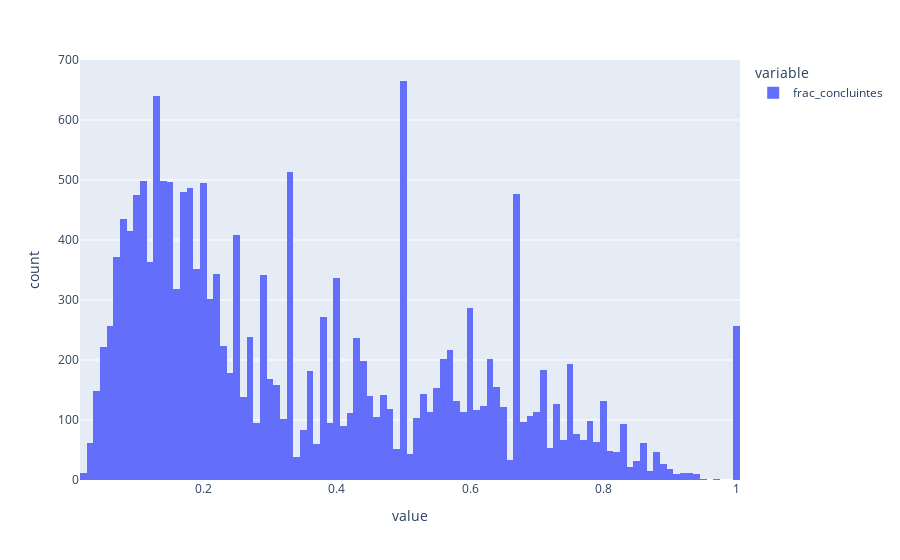

This figure's notebook cell:
### Code cell
df['frac_concluintes'].hist()

### Figure 1 — Plotly figure (JSON) as saved in the notebook; plotly's stock layout.template omitted (floating-point values rounded to 4 significant figures; data arrays with more than 128 entries replaced by an {"elided": "..."} marker saying what was removed)
{"data": [{"alignmentgroup": "True", "bingroup": "x", "hovertemplate": "variable=frac_concluintes<br>value=%{x}<br>count=%{y}<extra></extra>", "legendgroup": "frac_concluintes", "marker": {"color": "#636efa", "pattern": {"shape": ""}}, "name": "frac_concluintes", "offsetgroup": "frac_concluintes", "orientation": "v", "showlegend": true, "type": "histogram", "x": {"elided": "17979 float values"}, "xaxis": "x", "yaxis": "y"}], "layout": {"barmode": "relative", "legend": {"title": {"text": "variable"}, "tracegroupgap": 0}, "margin": {"t": 60}, "xaxis": {"anchor": "y", "domain": [0, 1], "title": {"text": "value"}}, "yaxis": {"anchor": "x", "domain": [0, 1], "title": {"text": "count"}}}}
